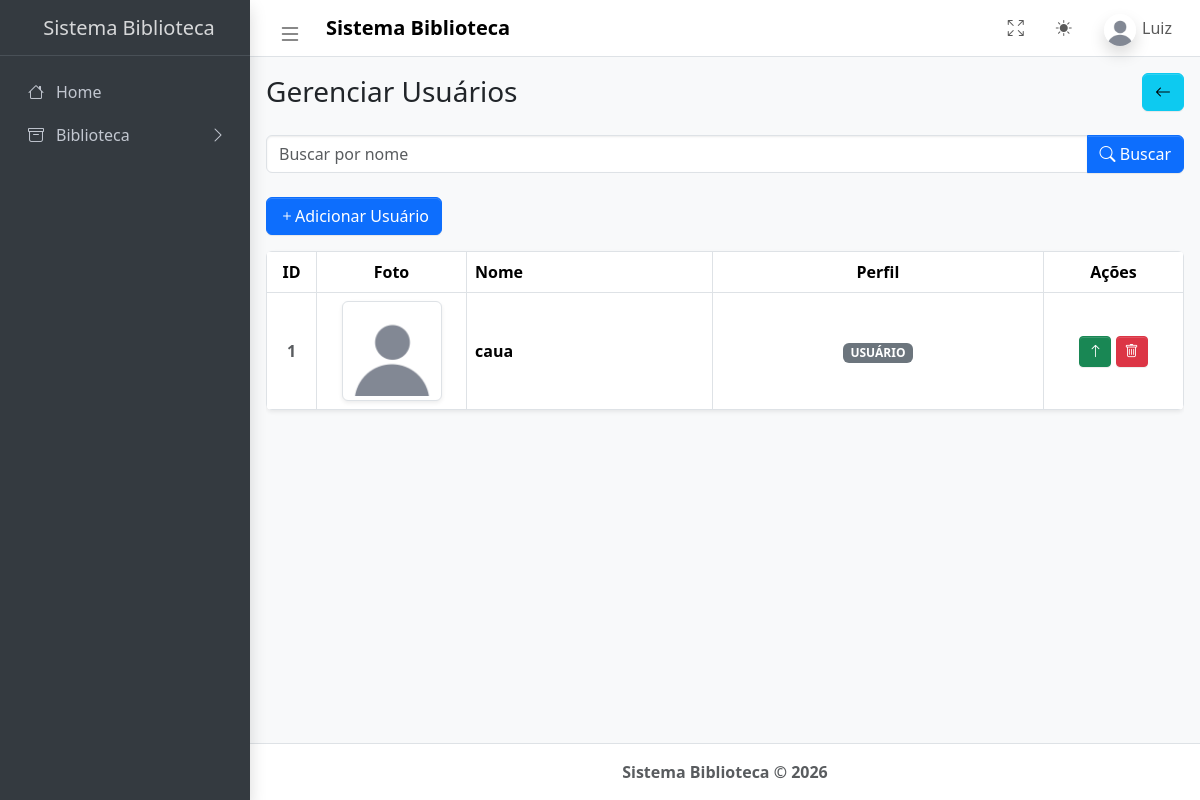
Before: /usuarios (signed in) with the older database file.
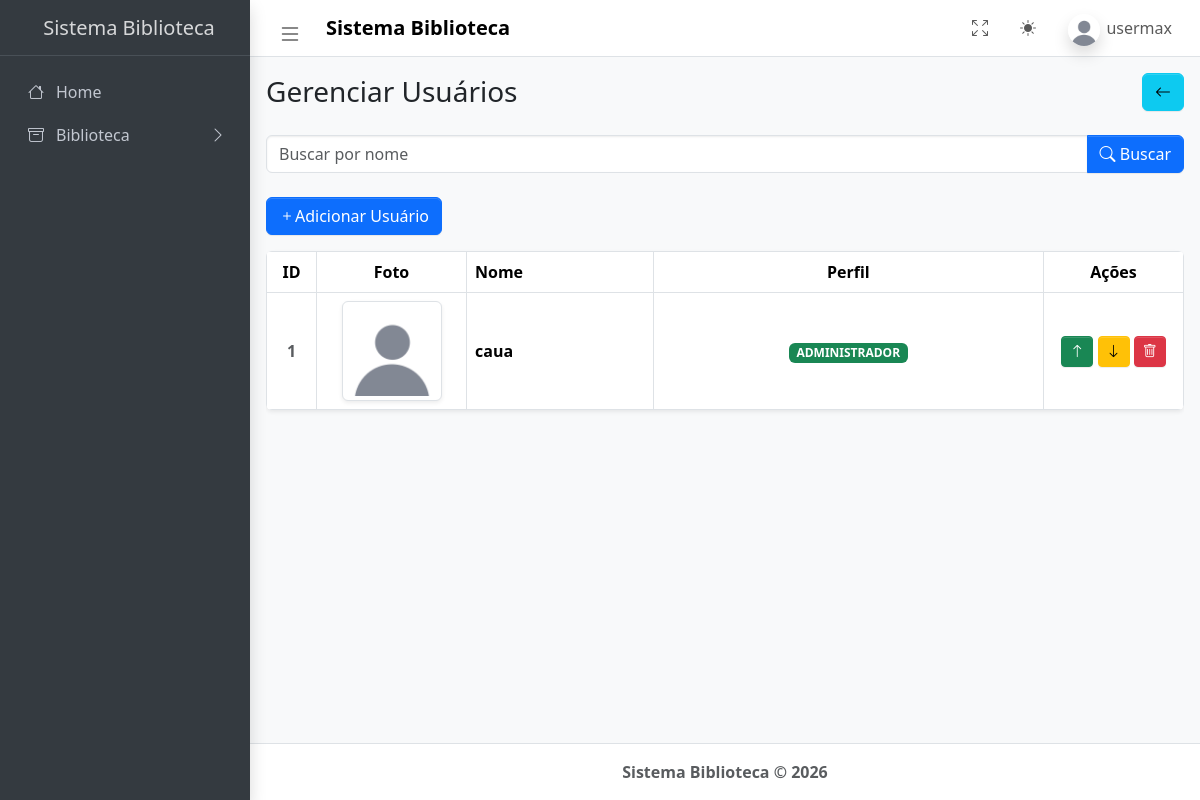
After: the same page with the newer database file.
### tables this page shows
CREATE TABLE usuarios(
                id INTEGER PRIMARY KEY AUTOINCREMENT,
                nome TEXT NOT NULL UNIQUE,
                senha TEXT NOT NULL,
                perfil TEXT NOT NULL DEFAULT 'usuario',
                imagem TEXT 
            );

### app.py (the view)
@app.route('/usuarios', methods=['GET'])
@login_necessario
def usuarios():
    if not administrador():
        flash('Você não tem permissão para acessar essa página')
        return redirect(url_for('menu_principal'))
    conn = conexao()
    usuarios = conn.execute(
        'SELECT * FROM usuarios WHERE id != ?', (session['usuario_id'],)).fetchall()
    return render_template('admin/usuarios.html', usuarios=usuarios)

### app.py (called while the page is built)
def conexao():
    conn = sqlite3.connect(DATABASE)
    conn.row_factory = sqlite3.Row
    return conn

def usuario_logado():
    return 'usuario_id' in session

def administrador():
    return session.get('perfil') in ('admin', 'max')

def login_necessario(func):
    @wraps(func)
    def verificar_login(*args, **kwargs):
        if not usuario_logado():
            flash('Você precisa estar logado para acessar essa página')
            return redirect(url_for('login'))
        return func(*args, **kwargs)
    return verificar_login

### templates/admin/usuarios.html (shortened to what this page needs)
{% extends "admin/base.html" %}
{% block content %}
<main class="app-main">
    <div class="d-flex justify-content-between align-items-center mb-4">
       <h1 class="h3 m-0">Gerenciar Usuários</h1>
       <a href="{{ url_for('menu_principal') }}" class="btn btn-info bi bi-arrow-left"></a>
    </div>
    <form method="GET" action="{{ url_for('buscar_usuarios') }}" class="mb-4">
        <div class="input-group">
            <input type="text" class="form-control" name="query" placeholder="Buscar por nome" value="{{ request.args.get('query', '') }}">
            <button class="btn btn-primary" type="submit"><i class="bi bi-search"></i> Buscar</button>
        </div>
    </form>
    <div class="d-flex justify-content-between align-items-center mb-3">
        <a href="{{ url_for('cadastro') }}" class="btn btn-primary bi bi-plus">Adicionar Usuário</a>
    </div>
    <div class="table-responsive shadow-sm rounded">
      <table class="table table-bordered align-middle mb-0">
        <thead>
          <tr>
            <th class="text-center" style="width: 50px;">ID</th>
            <th class="text-center" style="width: 150px;">Foto</th>
            <th>Nome</th>
            <th class="text-center">Perfil</th>
            <th class="text-center" style="width: 140px;">Ações</th>
          </tr>
        </thead>
        <tbody>
          {% for usuario in usuarios %}
          <tr>
            <td class="text-center fw-bold text-muted">{{ loop.index }}</td>
            <td class="text-center">
              <img src="{{ url_for('static', filename=usuario.imagem if usuario.imagem else 'uploads/default_user.png') }}" alt="Foto de {{ usuario.nome }}" class="img-thumbnail" style="width: 100px; height: 100px; object-fit: cover;">
            </td>
            <td class="fw-bold">{{ usuario.nome }}</td>
            <td class="text-center">
              {% if usuario.perfil == 'max' %}
                <span class="badge bg-info">ADMINISTRADOR MÁXIMO</span>
              {% elif usuario.perfil == 'admin' %}
                <span class="badge bg-success">ADMINISTRADOR</span>
              {% else %}
                <span class="badge bg-secondary">USUÁRIO</span>
              {% endif %}
            </td>
            <td class="text-center">
              {% if usuario.perfil != 'max' %}
                <form action="{{ url_for('promover_usuario', id=usuario.id) }}" method="POST" class="d-inline" onsubmit="return confirm('Promover este usuário?')">
                  <button type="submit" class="btn btn-success btn-sm" title="Promover">
                    <i class="bi bi-arrow-up"></i>
                  </button>
                </form>
              {% endif %}
              {% if usuario.perfil != 'usuario' %}
                <form action="{{ url_for('rebaixar_usuario', id=usuario.id) }}" method="POST" class="d-inline" onsubmit="return confirm('Rebaixar este usuário?')">
                  <button type="submit" class="btn btn-warning btn-sm" title="Rebaixar">
                    <i class="bi bi-arrow-down"></i>
                  </button>
                </form>
              {% endif %}
              <form action="{{ url_for('deletar_usuario', id=usuario.id) }}" method="POST" class="d-inline" onsubmit="return confirm('Realmente deseja excluir esse usuário?')">
                <button type="submit" class="btn btn-danger btn-sm" title="Excluir">
                  <i class="bi bi-trash"></i>
                </button>
              </form>
            </td>
          </tr>
          {% endfor %}
        </tbody>
      </table>
    </div>
</main>
{% endblock %}

Changed rows visible on the page:
changed usuarios "caua": perfil "USUÁRIO" → "ADMINISTRADOR"
Other visible differences:
{{ session['usuario'] }}: "Luiz" → "usermax"
